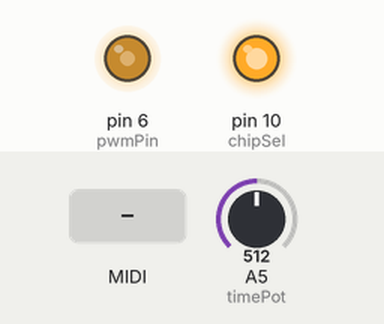
Bench run of a sketch on a simulated Arduino Nano, built with avr-gcc and run on an emulated ATmega328P. Parts: output pins drawn as LEDs (lit = HIGH). The test bench sets the inputs (shaded band); at power-on: A5 (timePot) = 512. MIDI output is not drawn.

Above: at 1.2 s.
1.3 s: MIDI note 60 received
At 1.45 s:
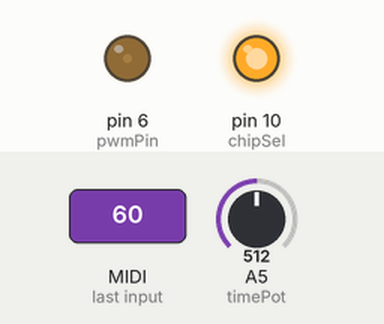
3.1 s: MIDI note 64 received
At 4.6 s:
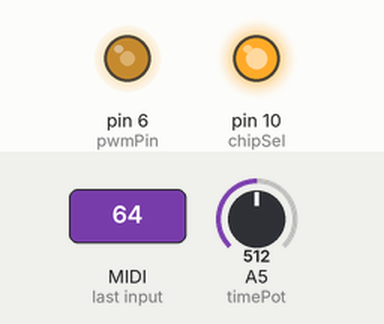
Timing chart, 0 to 6.1 s (numbered marks = the images above; inputs shaded):
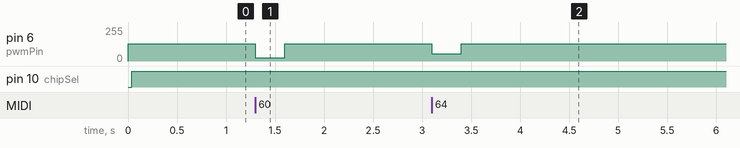

Measured:
- after the input at 1.3 s, pin 6 (pwmPin): 128/255 → 24/255 at once, → 128/255 0.30 s later
- after the input at 3.1 s, pin 6 (pwmPin): 128/255 → 56/255 at once, → 128/255 0.30 s later

The sketch:

DelaySynth.ino
```cpp
#include <MIDI.h>                                                 // Recieving midi messages
#include <SPI.h>                                                  // Communicating with digipot

#define pwmPin 6                                                  // PWM speed controls delay time
#define chipSel 10                                                // To prime digipot for recieving message
#define timePot A5                                                // Controls the fb pitch when not played to control texture

int noteOn = 0;                                                   // NoteOn counter for legato playing
int noteOff = 0;                                                  // NoteOff counter for legato playing

MIDI_CREATE_DEFAULT_INSTANCE();                                   // Initialize midi library with basic settings

void handleNoteOn(byte channel, byte pitch, byte velocity)        // Called by MIDI.read when a noteOn is recieved
{
  noteOn++;                                                       // Increment noteOn counter

  if(pitch > 57 && pitch < 89)                                    // If pitch is within range of BBD
  {
    setTime((pitch - 57) * 8);                                    // Changing delay time changes pitch approximately logarithmic
    setLevel(velocity * 2);                                       // Sets level for velocity
  }
}

void handleNoteOff(byte channel, byte pitch, byte velocity)       // Called by MIDI.read when a noteOff is recieved
{
  noteOff++;                                                      // Increment noteOff counter

  if(pitch >= 57 && pitch <= 89 && noteOn == noteOff)             // Filters extranious noteOffs for legato playing
  {
    setTime(analogRead(timePot) / 4);                             // Sets time back to not-played value
    setLevel(0);                                                  // Cuts output

    noteOn = 0;                                                   // Resets counter
    noteOff = 0;                                                  // Resets counter
  }
}

void setTime(byte value)                                          // Modifies PWM value to change time
{
  analogWrite(pwmPin, value);                                     // Arduino nano PWM accepts 8 bit value
}

void setFeedback(byte value)                                      // Sends SPI message to digipot to change feedback
{
  digitalWrite(chipSel, LOW);                                     // Pull CS low to start message
  SPI.transfer(0 << 4);                                           // Send 0 to select first of the dual digipot
  SPI.transfer((255-value) & 255);                                // Send value
  digitalWrite(chipSel, HIGH);                                    // Pull CS high to end message
}

void setLevel(byte value)                                         // Sends SPI message to digipot to change level
{
  digitalWrite(chipSel, LOW);                                     // Pull CS low to start message
  SPI.transfer(1 << 4);                                           // Send 1 to select second of the dual digipot
  SPI.transfer((255-value) & 255);                                // Send value
  digitalWrite(chipSel, HIGH);                                    // Pull CS high to end message
}

void setup()
{
  pinMode(pwmPin, OUTPUT);                                        // AnalogWrite does require output to be declared
  pinMode(chipSel, OUTPUT);

  digitalWrite(chipSel, HIGH);                                    // Pull CS high before initializing SPI library

  MIDI.setHandleNoteOn(handleNoteOn);                             // Tells midi library what function to call upon recieving noteOn
  MIDI.setHandleNoteOff(handleNoteOff);                           // Tells midi library what function to call upon recieving noteOff

  MIDI.begin();                                                   // Start midi communication
  SPI.begin();                                                    // Start spi communication

  setTime(analogRead(timePot) / 4);                               // Init time value
  setLevel(0);                                                    // Init level value
  setFeedback(255);                                               // Init feedback value
}

void loop()
{
  MIDI.read();                                                    // Calls connected functions upon recieving midi message
}
```
